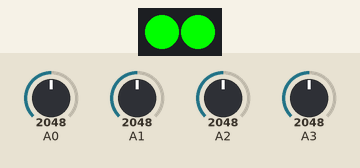
This sketch was run on a simulated Particle Photon. Parts: 2 RGB LEDs in strip order, left to right. The test bench sets the inputs (shaded band); at power-on: A0 = 2048, A1 = 2048, A2 = 2048, A3 = 2048. Dim RGB values are drawn brighter than linear.

Above: at 0.15 s.
At 9.81 s:
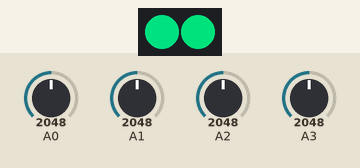
At 19.77 s:
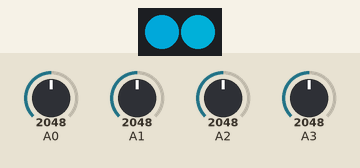
At 39.7 s:
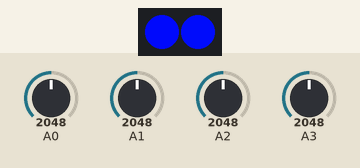
Timing chart, 0 to 40.0 s (numbered marks = the images above):
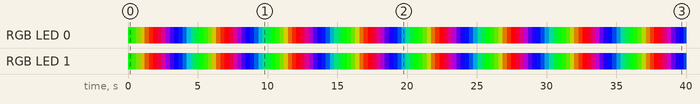

Measured:
- by itself, RGB LED 0: off → RGB(0, 255, 0) at 0.00 s, → RGB(45, 210, 0) 0.30 s later, → RGB(90, 165, 0) 0.30 s later, → RGB(135, 120, 0) 0.30 s later, … (133 changes in this stretch)
- by itself, RGB LED 1: off → RGB(3, 252, 0) at 0.00 s, → RGB(48, 207, 0) 0.30 s later, → RGB(93, 162, 0) 0.30 s later, → RGB(138, 117, 0) 0.30 s later, … (133 changes in this stretch)

The sketch:

star_final.ino
```cpp
// This #include statement was automatically added by the Spark IDE.
#include "neopixel.h"

#define PIXEL_PIN D0
#define PIXEL_COUNT 2
#define PIXEL_TYPE WS2812B

Adafruit_NeoPixel strip = Adafruit_NeoPixel(PIXEL_COUNT, PIXEL_PIN, PIXEL_TYPE);

int sensor0 = 0, sensor1 = 0, sensor2 = 0, sensor3 = 0;
char combined[20];


void setup() {
    // sensors
    Spark.variable("sensor0", &sensor0, INT);
    Spark.variable("sensor1", &sensor1, INT);
    Spark.variable("sensor2", &sensor2, INT);
    Spark.variable("sensor3", &sensor3, INT);
    Spark.variable("combined", &combined, STRING);


    pinMode(A0, INPUT);
    pinMode(A1, INPUT);
    pinMode(A2, INPUT);
    pinMode(A3, INPUT);

    // pixels
    strip.begin();
    strip.show();
}

void loop() {
    int reading = 0;

    reading = analogRead(A0);
    sensor0 = reading;

    reading = analogRead(A1);
    sensor1 = reading;

    reading = analogRead(A2);
    sensor2 = reading;

    reading = analogRead(A3);
    sensor3 = reading;

    sprintf(combined, "%d,%d,%d,%d", sensor0, sensor1, sensor2, sensor3);

    rainbow(20);
}

// from neopixl sample code

void rainbow(uint8_t wait) {
  uint16_t i, j;

  for(j=0; j<256; j++) {
    for(i=0; i<strip.numPixels(); i++) {
      strip.setPixelColor(i, Wheel((i+j) & 255));
    }
    strip.show();
    delay(wait);
  }
}


// Input a value 0 to 255 to get a color value.
// The colours are a transition r - g - b - back to r.
uint32_t Wheel(byte WheelPos) {
  if(WheelPos < 85) {
   return strip.Color(WheelPos * 3, 255 - WheelPos * 3, 0);
  } else if(WheelPos < 170) {
   WheelPos -= 85;
   return strip.Color(255 - WheelPos * 3, 0, WheelPos * 3);
  } else {
   WheelPos -= 170;
   return strip.Color(0, WheelPos * 3, 255 - WheelPos * 3);
  }
}
```
